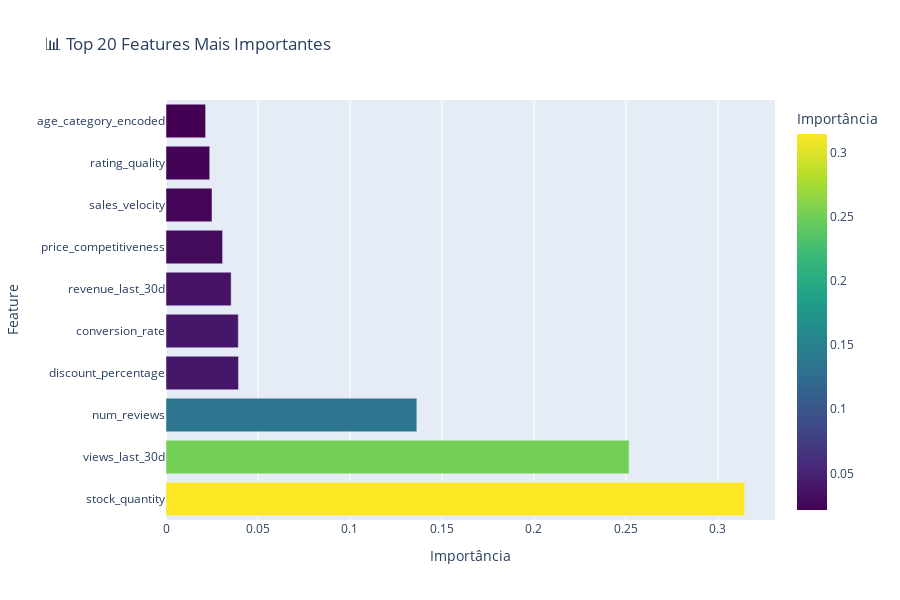

Source (notebook cell):
### Markdown cell above
## 5️⃣ Feature Importance

### Code cell
# ============================================================================
# Obter importância das features
# ============================================================================

feature_importance = model.get_feature_importance()

if feature_importance is not None:
    # Converter para array numpy se for DataFrame ou Series
    if isinstance(feature_importance, pd.DataFrame):
        feature_importance = feature_importance.values.flatten()
    elif isinstance(feature_importance, pd.Series):
        feature_importance = feature_importance.values
    elif hasattr(feature_importance, 'ndim') and feature_importance.ndim > 1:
        feature_importance = feature_importance.flatten()
    
    # Verificar se o tamanho corresponde
    if len(feature_importance) != len(features):
        print(f"⚠️ Aviso: Tamanho de feature_importance ({len(feature_importance)}) != features ({len(features)})")
        # Ajustar para o menor tamanho
        min_len = min(len(feature_importance), len(features))
        feature_importance = feature_importance[:min_len]
        features_to_use = features[:min_len]
    else:
        features_to_use = features
    
    # Garantir que feature_importance seja numérico
    try:
        feature_importance = pd.to_numeric(feature_importance, errors='coerce')
    except:
        pass
    
    # Criar DataFrame
    importance_df = pd.DataFrame({
        'feature': features_to_use,
        'importance': feature_importance
    })
    
    # Remover valores NaN se houver
    importance_df = importance_df.dropna(subset=['importance'])
    
    # Ordenar
    importance_df = importance_df.sort_values('importance', ascending=False)
    
    print("🔝 TOP 15 Features Mais Importantes:")
    print("="*50)
    display(importance_df.head(15))
    
    # Visualização
    fig = px.bar(
        importance_df.head(20),
        x='importance',
        y='feature',
        orientation='h',
        title='📊 Top 20 Features Mais Importantes',
        labels={'importance': 'Importância', 'feature': 'Feature'},
        color='importance',
        color_continuous_scale='Viridis'
    )
    fig.update_layout(height=600, showlegend=False)
    fig.show()
    
    # Importância acumulada
    importance_df['cumulative_importance'] = importance_df['importance'].cumsum()
    
    # Quantas features para 80% da importância?
    n_features_80 = (importance_df['cumulative_importance'] <= 0.8).sum()
    print(f"\n📌 {n_features_80} features explicam 80% da importância total")
else:
    print("⚠️ Feature importance não disponível para este modelo")

### Figure 1 — Plotly figure (JSON) as saved in the notebook; plotly's stock layout.template omitted (floating-point values rounded to 4 significant figures)
{"data": [{"hovertemplate": "Importância=%{marker.color}<br>Feature=%{y}<extra></extra>", "legendgroup": "", "marker": {"color": [0.3144, 0.2517, 0.1363, 0.0394, 0.0393, 0.03541, 0.03076, 0.025, 0.02377, 0.02152], "coloraxis": "coloraxis", "pattern": {"shape": ""}}, "name": "", "orientation": "h", "showlegend": false, "textposition": "auto", "type": "bar", "x": [0.3144, 0.2517, 0.1363, 0.0394, 0.0393, 0.03541, 0.03076, 0.025, 0.02377, 0.02152], "xaxis": "x", "y": ["stock_quantity", "views_last_30d", "num_reviews", "discount_percentage", "conversion_rate", "revenue_last_30d", "price_competitiveness", "sales_velocity", "rating_quality", "age_category_encoded"], "yaxis": "y"}], "layout": {"barmode": "relative", "coloraxis": {"colorbar": {"title": {"text": "Importância"}}, "colorscale": [[0, "#440154"], [0.1111, "#482878"], [0.2222, "#3e4989"], [0.3333, "#31688e"], [0.4444, "#26828e"], [0.5556, "#1f9e89"], [0.6667, "#35b779"], [0.7778, "#6ece58"], [0.8889, "#b5de2b"], [1, "#fde725"]]}, "height": 600, "legend": {"tracegroupgap": 0}, "showlegend": false, "title": {"text": "📊 Top 20 Features Mais Importantes"}, "xaxis": {"anchor": "y", "domain": [0, 1], "title": {"text": "Importância"}}, "yaxis": {"anchor": "x", "domain": [0, 1], "title": {"text": "Feature"}}}}
